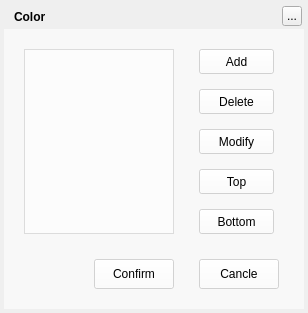
<?xml version="1.0" encoding="UTF-8"?>
<ui version="4.0">
 <class>ColorWidget</class>
 <widget class="QWidget" name="ColorWidget">
  <property name="geometry">
   <rect>
    <x>0</x>
    <y>0</y>
    <width>308</width>
    <height>313</height>
   </rect>
  </property>
  <property name="windowTitle">
   <string>Color</string>
  </property>
  <widget class="QLabel" name="background">
   <property name="geometry">
    <rect>
     <x>4</x>
     <y>4</y>
     <width>300</width>
     <height>305</height>
    </rect>
   </property>
   <property name="text">
    <string/>
   </property>
  </widget>
  <widget class="QLabel" name="topTitleName">
   <property name="geometry">
    <rect>
     <x>14</x>
     <y>4</y>
     <width>91</width>
     <height>25</height>
    </rect>
   </property>
   <property name="styleSheet">
    <string notr="true">color:&quot;#FFFFFF&quot;;font-weight:bold</string>
   </property>
   <property name="text">
    <string>Color</string>
   </property>
  </widget>
  <widget class="QToolButton" name="topTitleCloseButton">
   <property name="geometry">
    <rect>
     <x>282</x>
     <y>6</y>
     <width>20</width>
     <height>20</height>
    </rect>
   </property>
   <property name="text">
    <string>...</string>
   </property>
  </widget>
  <widget class="QWidget" name="backgroundMask" native="true">
   <property name="geometry">
    <rect>
     <x>4</x>
     <y>29</y>
     <width>300</width>
     <height>280</height>
    </rect>
   </property>
   <property name="styleSheet">
    <string notr="true">background:rgba(255,255,255,150)</string>
   </property>
   <widget class="QListWidget" name="listWidget">
    <property name="geometry">
     <rect>
      <x>20</x>
      <y>20</y>
      <width>150</width>
      <height>185</height>
     </rect>
    </property>
   </widget>
   <widget class="QPushButton" name="addButton">
    <property name="geometry">
     <rect>
      <x>195</x>
      <y>20</y>
      <width>75</width>
      <height>25</height>
     </rect>
    </property>
    <property name="cursor">
     <cursorShape>PointingHandCursor</cursorShape>
    </property>
    <property name="text">
     <string>Add</string>
    </property>
   </widget>
   <widget class="QPushButton" name="deleteButton">
    <property name="geometry">
     <rect>
      <x>195</x>
      <y>60</y>
      <width>75</width>
      <height>25</height>
     </rect>
    </property>
    <property name="cursor">
     <cursorShape>PointingHandCursor</cursorShape>
    </property>
    <property name="text">
     <string>Delete</string>
    </property>
   </widget>
   <widget class="QPushButton" name="modifyButton">
    <property name="geometry">
     <rect>
      <x>195</x>
      <y>100</y>
      <width>75</width>
      <height>25</height>
     </rect>
    </property>
    <property name="cursor">
     <cursorShape>PointingHandCursor</cursorShape>
    </property>
    <property name="text">
     <string>Modify</string>
    </property>
   </widget>
   <widget class="QPushButton" name="upButton">
    <property name="geometry">
     <rect>
      <x>195</x>
      <y>140</y>
      <width>75</width>
      <height>25</height>
     </rect>
    </property>
    <property name="cursor">
     <cursorShape>PointingHandCursor</cursorShape>
    </property>
    <property name="text">
     <string>Top</string>
    </property>
   </widget>
   <widget class="QPushButton" name="downButton">
    <property name="geometry">
     <rect>
      <x>195</x>
      <y>180</y>
      <width>75</width>
      <height>25</height>
     </rect>
    </property>
    <property name="cursor">
     <cursorShape>PointingHandCursor</cursorShape>
    </property>
    <property name="text">
     <string>Bottom</string>
    </property>
   </widget>
   <widget class="QPushButton" name="confirmButton">
    <property name="geometry">
     <rect>
      <x>90</x>
      <y>230</y>
      <width>80</width>
      <height>30</height>
     </rect>
    </property>
    <property name="cursor">
     <cursorShape>PointingHandCursor</cursorShape>
    </property>
    <property name="text">
     <string>Confirm</string>
    </property>
   </widget>
   <widget class="QPushButton" name="cancelButton">
    <property name="geometry">
     <rect>
      <x>195</x>
      <y>230</y>
      <width>80</width>
      <height>30</height>
     </rect>
    </property>
    <property name="cursor">
     <cursorShape>PointingHandCursor</cursorShape>
    </property>
    <property name="text">
     <string>Cancle</string>
    </property>
   </widget>
  </widget>
  <zorder>background</zorder>
  <zorder>backgroundMask</zorder>
  <zorder>topTitleName</zorder>
  <zorder>topTitleCloseButton</zorder>
 </widget>
 <resources/>
 <connections/>
</ui>
